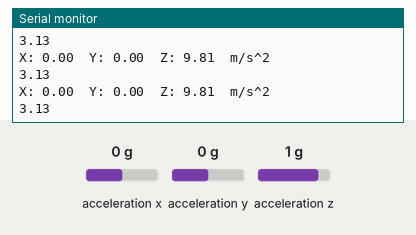
Bench run of a sketch on a simulated ESP8266 (NodeMCU). On the bench: the last lines printed to the serial monitor. The test bench sets the inputs (shaded band); at power-on: acceleration x 0 g, acceleration y 0 g, acceleration z 1 g. WiFi joins after 1.5 s; servers stay silent unless stated.

Above: at 2.8 s.
2.9 s: acceleration x set to -1.4 g
At 3.17 s:
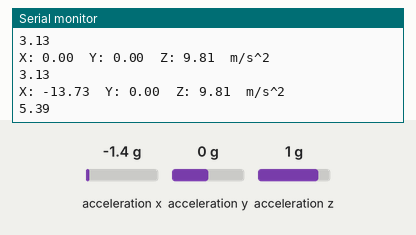
4.4 s: acceleration y set to -1.4 g
At 4.58 s:
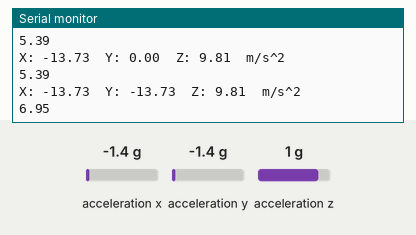
5.9 s: acceleration z set to -1.4 g
At 5.99 s:
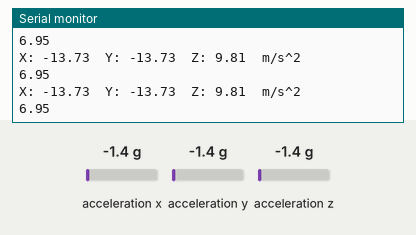
Timing chart, 0 to 8.9 s (numbered marks = the images above; inputs shaded):
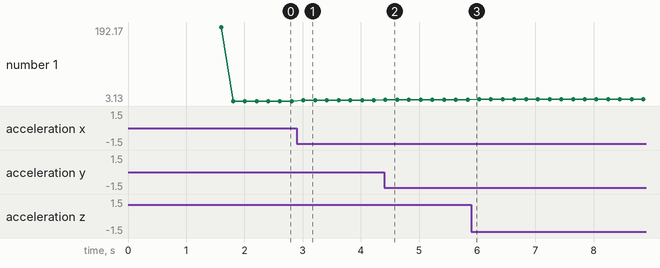

The sketch:

Fall_detection.ino
```cpp
#include <Adafruit_ADXL345_U.h>
#include <Adafruit_Sensor.h>
#include <Wire.h>
#include <ESP8266WiFi.h>

const char* ssid = "";
const char* password = "";
const char* host = "maker.ifttt.com";

Adafruit_ADXL345_Unified test_one = Adafruit_ADXL345_Unified();

float a0,b0,c0;

void setup()
{

  Serial.begin(115200);

  test_one.begin();

  sensors_event_t test_two;

  test_one.getEvent(&test_two);

  a0 = test_two.acceleration.x;
  b0 = test_two.acceleration.y;
  c0 = test_two.acceleration.z;

  Serial.print(a0);
  Serial.print(",");
  Serial.print(b0);
  Serial.print(",");
  Serial.print(c0);
   Serial.println("Email from the Node Mcu");
    delay(100);

    Serial.print("Connecting to ");
    Serial.println(ssid);

    WiFi.begin(ssid, password);

    while (WiFi.status() != WL_CONNECTED) {
      delay(500);
      Serial.print(".");
    }

    Serial.println("");
    Serial.println("IP address: ");
    Serial.println(WiFi.localIP());

}

void loop()
{
  WiFiClient client;
           const int httpPort = 80;
            if (!client.connect(host, httpPort)) {
                  Serial.println("connection failed");
            return;}

  float a1;
  float b1;
  float c1;

  sensors_event_t test_three;

  test_one.getEvent(&test_three);


  a1 = test_three.acceleration.x;
  b1 = test_three.acceleration.y;
  c1 = test_three.acceleration.z;
 Serial.print("X: "); Serial.print(test_three.acceleration.x); Serial.print("  ");
 Serial.print("Y: "); Serial.print(test_three.acceleration.y); Serial.print("  ");
 Serial.print("Z: "); Serial.print(test_three.acceleration.z); Serial.print("  ");Serial.println("m/s^2 ");
   float d=sqrt((a1*a1 + b1*b1 + c1*c1)/9.8);
  Serial.println(d);
    if (d>9.8)
  {
    Serial.println("Fall Detected");
     String url = "/trigger/oj/with/key/oL9P27Tn_nhEhCTZNlWSaHUtIQLhSbyRm2vgPg7Hm9a";


                    Serial.print("Requesting URL: ");
                    Serial.println(url);

                       client.print(String("GET ") + url + " HTTP/1.1\r\n" +

               "Host: " + host + "\r\n" +

               "User-Agent: BuildFailureDetectorESP32\r\n" +

               "Connection: close\r\n\r\n");
  }
}
```

Measured:
- after the input at 2.9 s, the serial monitor: prints a new line after 0.11 s (image 1)
- after the input at 4.4 s, the serial monitor: prints a new line at once (image 2)
- plotted number 1: 3.13 → 5.39 after the input at 2.9 s, 5.39 → 6.95 after the input at 4.4 s, 6.95 → 7.6 after the input at 5.9 s
